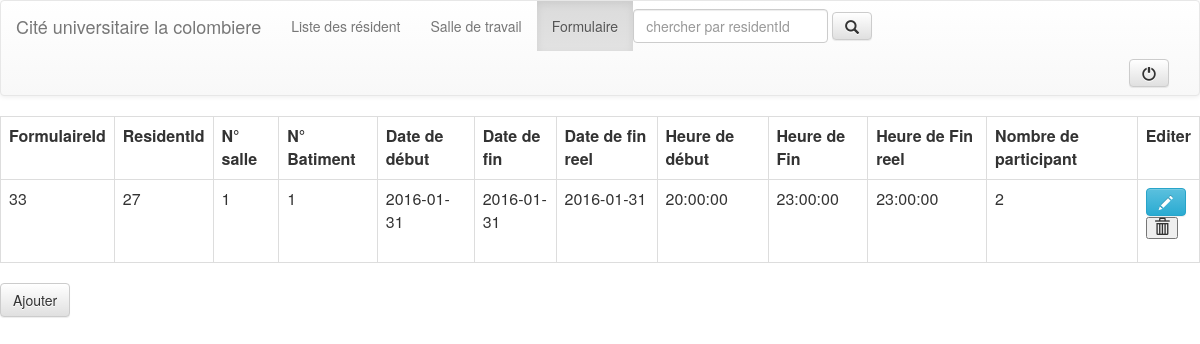
The app's page /controller/listeDeFormulaire.php (signed in) with its own data.
### tables this page shows
CREATE TABLE IF NOT EXISTS `formulaire` (
  `formulaireId` int(11) NOT NULL AUTO_INCREMENT,
  `residentId` int(11) NOT NULL,
  `NumSalle` int(11) NOT NULL,
  `NumeroBat` int(11) NOT NULL,
  `Date_debut` date NOT NULL,
  `Date_fin` date NOT NULL,
  `Heure_Debut` time DEFAULT NULL,
  `Heure_fin` time DEFAULT NULL,
  `Heure_fin_reel` time DEFAULT NULL,
  `nombre_participant` int(11) NOT NULL,
  `Date_fin_reel` date DEFAULT NULL,
  PRIMARY KEY (`formulaireId`),
  KEY `FK_formulaire_residentId` (`residentId`),
  KEY `FK_formulaire_NumSalle` (`NumSalle`),
  KEY `FK_formualire_NumeroBat` (`NumeroBat`)
);

### controller/listeDeFormulaire.php (called while the page is built, shortened)
<?php
try
{
$bdd = new PDO('mysql:host='.getenv('OPENSHIFT_MYSQL_DB_HOST').';dbname='.getenv('OPENSHIFT_APP_NAME'), getenv('OPENSHIFT_MYSQL_DB_USERNAME'), getenv('OPENSHIFT_MYSQL_DB_PASSWORD'));
    $bdd->setAttribute(PDO::ATTR_ERRMODE, PDO::ERRMODE_EXCEPTION);
}
catch(Exception $e)
{
        die('Erreur : '.$e->getMessage());
}
?>
<?php
include_once('../model/getFormulaire.php');
$formulaires = getFormulaire();
include_once('../view/listeDeFormulaire.php');

### model/getFormulaire.php (called while the page is built)
<?php
function getFormulaire()
{
    global $bdd;
    $req = $bdd->prepare('SELECT * FROM formulaire');
    $req->execute();
    $formualires = $req->fetchAll();
    return $formualires;
}

### view/listeDeFormulaire.php (the view, shortened to what this page needs)
<html>
<head>
    <link rel="stylesheet" href="https://maxcdn.bootstrapcdn.com/bootstrap/3.3.4/css/bootstrap.min.css">
    <link rel="stylesheet" href="https://maxcdn.bootstrapcdn.com/bootstrap/3.3.4/css/bootstrap-theme.min.css">
</head>
<body>
<nav class="navbar navbar-default">
  <div class="container-fluid">
    <div class="navbar-header">
      <a class="navbar-brand" href="#">Cité universitaire la colombiere</a>
    </div>
    <div class="collapse navbar-collapse" id="bs-example-navbar-collapse-1">
      <ul class="nav navbar-nav">
        <li><a href="#"a href="#" class="text-center new-account" name="lien6" value="resident.php" onclick="self.location.href='resident.php'"> Liste des résident </a></li>
        <li><a href="#" class="text-center new-account" name="lien5" value="salledetravail.php" onclick="self.location.href='salledetravail.php'">Salle de travail</a></li>
        <li class="active"><a href="#" class="text-center new-account" name="lien5" value="listeDeFormulaire.php" onclick="self.location.href='listeDeFormulaire.php'">Formulaire <span class="sr-only">(current)</span></a></li>
      </ul>
     <form class="navbar-form navbar-large" action="../controller/listeDeFormulaire.php" method="Post">
        <div class="form-group">
          <input type="text" class="form-control" placeholder="chercher par residentId" name="residentId">
        </div>
       <input type="hidden" name="submit" value="search"><button type="submit" class="btn btn-default" ><span class="glyphicon glyphicon-search" aria-hidden="true"></span></button></form>
        <form class="navbar-form navbar-right" action="../controller/listeDeFormulaire.php" method="Post"> <input type="hidden" name="submit" value="deconnexion"><button type="submit" class="btn btn-default" ><span class="glyphicon glyphicon-off" aria-hidden="true"></span></button>
 </form>
    </div>
  </div>
</nav>
 <table class="table table-bordered">
      <tr>
        <th>FormulaireId</th>
        <th>ResidentId</th>
        <th>N° salle</th>
        <th>N° Batiment</th>
        <th>Date de début</th>
        <th>Date de fin</th>
        <th>Date de fin reel</th>
        <th>Heure de début</th>
        <th>Heure de Fin</th>
        <th>Heure de Fin reel</th>
        <th>Nombre de participant</th>
        <th>Editer</th>
      </tr>
<?php
foreach($formulaires as $formulaire)
{
?>
    <tr>
        <td><?php echo $formulaire['formulaireId']; ?></td>
        <td><?php echo $formulaire['residentId']; ?></td>
        <td><?php echo $formulaire['NumSalle']; ?></td>
        <td><?php echo $formulaire['NumeroBat']; ?></td>
        <td><?php echo $formulaire['Date_debut']; ?></td>
        <td><?php echo $formulaire['Date_fin']; ?></td>
        <td><?php echo $formulaire['Date_fin_reel']; ?></td>
        <td><?php echo $formulaire['Heure_Debut']; ?></td>
        <td><?php echo $formulaire['Heure_fin']; ?></td>
        <td><?php echo $formulaire['Heure_fin_reel']; ?></td>
        <td><?php echo $formulaire['nombre_participant']; ?></td>
        <td><button type="button" class="btn btn-info btn-md" data-toggle="modal" data-target="#<?php echo $formulaire['formulaireId']; ?>"><span class="glyphicon glyphicon-pencil" aria-hidden="true"></span></button>
<form action="../controller/listeDeFormulaire.php" method="post"> <input type="hidden" name="submit" value="supprimer"><button type="submit" class="glyphicon glyphicon-trash" aria-hidden="true" name = "<?php echo $formulaire['formulaireId']; ?>" value="<?php echo  $formulaire['formulaireId']; ?>"></form></td>
<?php
}
?>
    </tr>
</table>
<button type="button" class="btn btn-default" href="#" class="text-center new-account" name="lien10" value="formulaire.php" onclick="self.location.href='formulaire.php'">Ajouter</button>
</body>
</html>

### records on screen
formulaire: formulaireId "33", residentId "27", NumSalle "1", NumeroBat "1", Date_debut "2016-01-31", Date_fin "2016-01-31", Date_fin_reel "2016-01-31", Heure_Debut "20:00:00", Heure_fin "23:00:00", Heure_fin_reel "23:00:00", nombre_participant "2"
